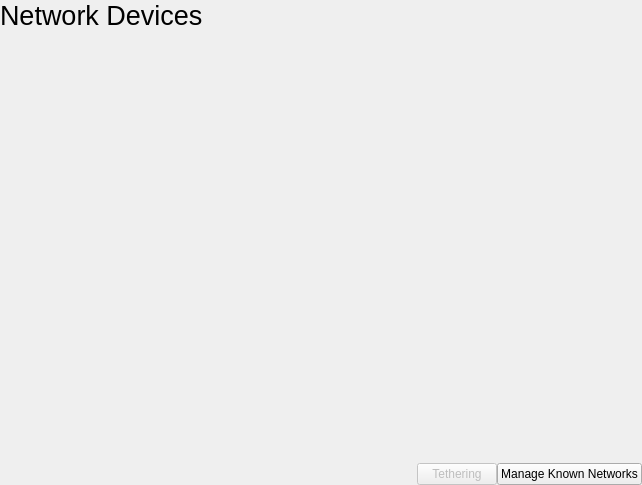
<?xml version="1.0" encoding="UTF-8"?>
<ui version="4.0">
 <class>NetworkWidget</class>
 <widget class="QWidget" name="NetworkWidget">
  <property name="geometry">
   <rect>
    <x>0</x>
    <y>0</y>
    <width>642</width>
    <height>485</height>
   </rect>
  </property>
  <property name="windowTitle">
   <string notr="true">Form</string>
  </property>
  <layout class="QVBoxLayout" name="verticalLayout">
   <property name="leftMargin">
    <number>0</number>
   </property>
   <property name="topMargin">
    <number>0</number>
   </property>
   <property name="rightMargin">
    <number>0</number>
   </property>
   <property name="bottomMargin">
    <number>0</number>
   </property>
   <item>
    <widget class="AnimatedStackedWidget" name="stackedWidget">
     <property name="currentIndex">
      <number>0</number>
     </property>
     <widget class="QWidget" name="devices">
      <property name="autoFillBackground">
       <bool>true</bool>
      </property>
      <layout class="QVBoxLayout" name="verticalLayout_2">
       <property name="leftMargin">
        <number>0</number>
       </property>
       <property name="topMargin">
        <number>0</number>
       </property>
       <property name="rightMargin">
        <number>0</number>
       </property>
       <property name="bottomMargin">
        <number>0</number>
       </property>
       <item>
        <widget class="QLabel" name="label_9">
         <property name="font">
          <font>
           <pointsize>20</pointsize>
          </font>
         </property>
         <property name="text">
          <string>Network Devices</string>
         </property>
        </widget>
       </item>
       <item>
        <widget class="QScrollArea" name="devicesScroll">
         <property name="frameShape">
          <enum>QFrame::NoFrame</enum>
         </property>
         <property name="widgetResizable">
          <bool>true</bool>
         </property>
         <widget class="QWidget" name="devicesList">
          <property name="geometry">
           <rect>
            <x>0</x>
            <y>0</y>
            <width>642</width>
            <height>413</height>
           </rect>
          </property>
          <layout class="QVBoxLayout" name="verticalLayout_3">
           <property name="leftMargin">
            <number>0</number>
           </property>
           <property name="topMargin">
            <number>0</number>
           </property>
           <property name="rightMargin">
            <number>0</number>
           </property>
           <property name="bottomMargin">
            <number>0</number>
           </property>
          </layout>
         </widget>
        </widget>
       </item>
       <item>
        <layout class="QHBoxLayout" name="horizontalLayout_5">
         <property name="spacing">
          <number>0</number>
         </property>
         <item>
          <spacer name="horizontalSpacer_5">
           <property name="orientation">
            <enum>Qt::Horizontal</enum>
           </property>
           <property name="sizeHint" stdset="0">
            <size>
             <width>40</width>
             <height>20</height>
            </size>
           </property>
          </spacer>
         </item>
         <item>
          <widget class="QPushButton" name="tetheringButton">
           <property name="enabled">
            <bool>false</bool>
           </property>
           <property name="text">
            <string>Tethering</string>
           </property>
           <property name="icon">
            <iconset theme="network-wireless-tethered">
             <normaloff>.</normaloff>.</iconset>
           </property>
          </widget>
         </item>
         <item>
          <widget class="QPushButton" name="knownNetworksButton">
           <property name="text">
            <string>Manage Known Networks</string>
           </property>
           <property name="icon">
            <iconset theme="network-wireless">
             <normaloff>.</normaloff>.</iconset>
           </property>
          </widget>
         </item>
        </layout>
       </item>
      </layout>
     </widget>
     <widget class="QWidget" name="page_7">
      <property name="autoFillBackground">
       <bool>true</bool>
      </property>
      <layout class="QVBoxLayout" name="verticalLayout_9">
       <property name="leftMargin">
        <number>0</number>
       </property>
       <property name="topMargin">
        <number>0</number>
       </property>
       <property name="rightMargin">
        <number>0</number>
       </property>
       <property name="bottomMargin">
        <number>0</number>
       </property>
       <item>
        <widget class="QLabel" name="label_18">
         <property name="font">
          <font>
           <pointsize>20</pointsize>
          </font>
         </property>
         <property name="text">
          <string>Known Networks</string>
         </property>
        </widget>
       </item>
       <item>
        <widget class="QListView" name="KnownNetworksList">
         <property name="frameShape">
          <enum>QFrame::NoFrame</enum>
         </property>
        </widget>
       </item>
       <item>
        <layout class="QHBoxLayout" name="horizontalLayout_6">
         <property name="spacing">
          <number>0</number>
         </property>
         <item>
          <widget class="QPushButton" name="knownNetworksBackButton">
           <property name="text">
            <string>Back</string>
           </property>
           <property name="icon">
            <iconset theme="go-previous">
             <normaloff>.</normaloff>.</iconset>
           </property>
          </widget>
         </item>
         <item>
          <spacer name="horizontalSpacer_6">
           <property name="orientation">
            <enum>Qt::Horizontal</enum>
           </property>
           <property name="sizeHint" stdset="0">
            <size>
             <width>40</width>
             <height>20</height>
            </size>
           </property>
          </spacer>
         </item>
         <item>
          <widget class="QPushButton" name="knownNetworksDeleteButton">
           <property name="enabled">
            <bool>false</bool>
           </property>
           <property name="text">
            <string>Forget</string>
           </property>
           <property name="icon">
            <iconset theme="edit-delete">
             <normaloff>.</normaloff>.</iconset>
           </property>
          </widget>
         </item>
         <item>
          <widget class="QPushButton" name="knownNetworksEditButton">
           <property name="enabled">
            <bool>false</bool>
           </property>
           <property name="text">
            <string>Edit</string>
           </property>
           <property name="icon">
            <iconset theme="edit-rename">
             <normaloff>.</normaloff>.</iconset>
           </property>
          </widget>
         </item>
        </layout>
       </item>
      </layout>
     </widget>
     <widget class="QWidget" name="networks">
      <property name="autoFillBackground">
       <bool>true</bool>
      </property>
      <layout class="QVBoxLayout" name="verticalLayout_4">
       <property name="leftMargin">
        <number>0</number>
       </property>
       <property name="topMargin">
        <number>0</number>
       </property>
       <property name="rightMargin">
        <number>0</number>
       </property>
       <property name="bottomMargin">
        <number>0</number>
       </property>
       <item>
        <widget class="QLabel" name="label_10">
         <property name="font">
          <font>
           <pointsize>20</pointsize>
          </font>
         </property>
         <property name="text">
          <string>Available Networks</string>
         </property>
        </widget>
       </item>
       <item>
        <widget class="QListView" name="AvailableNetworksList">
         <property name="frameShape">
          <enum>QFrame::NoFrame</enum>
         </property>
        </widget>
       </item>
       <item>
        <layout class="QHBoxLayout" name="horizontalLayout">
         <item>
          <widget class="QPushButton" name="networksBackButton">
           <property name="text">
            <string>Back</string>
           </property>
           <property name="icon">
            <iconset theme="go-previous">
             <normaloff>.</normaloff>.</iconset>
           </property>
          </widget>
         </item>
         <item>
          <spacer name="horizontalSpacer">
           <property name="orientation">
            <enum>Qt::Horizontal</enum>
           </property>
           <property name="sizeHint" stdset="0">
            <size>
             <width>40</width>
             <height>20</height>
            </size>
           </property>
          </spacer>
         </item>
         <item>
          <widget class="QPushButton" name="networksManualButton">
           <property name="text">
            <string>Enter Details Manually</string>
           </property>
           <property name="icon">
            <iconset theme="edit-rename">
             <normaloff>.</normaloff>.</iconset>
           </property>
          </widget>
         </item>
        </layout>
       </item>
      </layout>
     </widget>
     <widget class="QWidget" name="securityPage">
      <property name="autoFillBackground">
       <bool>true</bool>
      </property>
      <layout class="QVBoxLayout" name="verticalLayout_5">
       <property name="leftMargin">
        <number>0</number>
       </property>
       <property name="topMargin">
        <number>0</number>
       </property>
       <property name="rightMargin">
        <number>0</number>
       </property>
       <property name="bottomMargin">
        <number>0</number>
       </property>
       <item>
        <widget class="QLabel" name="label_11">
         <property name="font">
          <font>
           <pointsize>20</pointsize>
          </font>
         </property>
         <property name="text">
          <string>Security</string>
         </property>
        </widget>
       </item>
       <item>
        <widget class="QLabel" name="securityDescriptionLabel">
         <property name="text">
          <string notr="true">To connect to this network, you'll need to provide a key.</string>
         </property>
        </widget>
       </item>
       <item>
        <widget class="QLineEdit" name="SecuritySsidEdit">
         <property name="placeholderText">
          <string>SSID</string>
         </property>
        </widget>
       </item>
       <item>
        <widget class="QComboBox" name="SecurityType">
         <item>
          <property name="text">
           <string>None</string>
          </property>
         </item>
         <item>
          <property name="text">
           <string>Static WEP</string>
          </property>
         </item>
         <item>
          <property name="text">
           <string>Dynamic WEP</string>
          </property>
         </item>
         <item>
          <property name="text">
           <string>WPA/WPA2 PSK</string>
          </property>
         </item>
         <item>
          <property name="text">
           <string>WPA/WPA2 Enterprise</string>
          </property>
         </item>
        </widget>
       </item>
       <item>
        <widget class="QStackedWidget" name="SecurityKeysStack">
         <property name="sizePolicy">
          <sizepolicy hsizetype="Preferred" vsizetype="Maximum">
           <horstretch>0</horstretch>
           <verstretch>0</verstretch>
          </sizepolicy>
         </property>
         <property name="currentIndex">
          <number>0</number>
         </property>
         <widget class="QWidget" name="page">
          <layout class="QVBoxLayout" name="verticalLayout_7">
           <property name="leftMargin">
            <number>0</number>
           </property>
           <property name="topMargin">
            <number>0</number>
           </property>
           <property name="rightMargin">
            <number>0</number>
           </property>
           <property name="bottomMargin">
            <number>0</number>
           </property>
          </layout>
         </widget>
         <widget class="QWidget" name="page_2">
          <layout class="QVBoxLayout" name="verticalLayout_8">
           <property name="leftMargin">
            <number>0</number>
           </property>
           <property name="topMargin">
            <number>0</number>
           </property>
           <property name="rightMargin">
            <number>0</number>
           </property>
           <property name="bottomMargin">
            <number>0</number>
           </property>
           <item>
            <widget class="QLineEdit" name="securityKey">
             <property name="inputMask">
              <string/>
             </property>
             <property name="echoMode">
              <enum>QLineEdit::Password</enum>
             </property>
             <property name="placeholderText">
              <string>Security Key</string>
             </property>
            </widget>
           </item>
           <item>
            <spacer name="verticalSpacer_2">
             <property name="orientation">
              <enum>Qt::Vertical</enum>
             </property>
             <property name="sizeHint" stdset="0">
              <size>
               <width>20</width>
               <height>40</height>
              </size>
             </property>
            </spacer>
           </item>
          </layout>
         </widget>
         <widget class="QWidget" name="page_3">
          <layout class="QGridLayout" name="gridLayout">
           <property name="leftMargin">
            <number>0</number>
           </property>
           <property name="topMargin">
            <number>0</number>
           </property>
           <property name="rightMargin">
            <number>0</number>
           </property>
           <property name="bottomMargin">
            <number>0</number>
           </property>
           <item row="0" column="1">
            <widget class="QComboBox" name="EnterpriseAuthMethod">
             <property name="sizePolicy">
              <sizepolicy hsizetype="Expanding" vsizetype="Fixed">
               <horstretch>0</horstretch>
               <verstretch>0</verstretch>
              </sizepolicy>
             </property>
             <item>
              <property name="text">
               <string>TLS</string>
              </property>
             </item>
             <item>
              <property name="text">
               <string>LEAP</string>
              </property>
             </item>
             <item>
              <property name="text">
               <string>FAST</string>
              </property>
             </item>
             <item>
              <property name="text">
               <string>TTLS</string>
              </property>
             </item>
             <item>
              <property name="text">
               <string>PEAP</string>
              </property>
             </item>
            </widget>
           </item>
           <item row="0" column="0">
            <widget class="QLabel" name="label_2">
             <property name="text">
              <string>EAP Method</string>
             </property>
            </widget>
           </item>
           <item row="1" column="0" colspan="2">
            <widget class="QStackedWidget" name="WpaEnterpriseAuthDetails">
             <property name="currentIndex">
              <number>0</number>
             </property>
             <widget class="QWidget" name="page_4">
              <layout class="QGridLayout" name="gridLayout_2">
               <property name="leftMargin">
                <number>0</number>
               </property>
               <property name="topMargin">
                <number>0</number>
               </property>
               <property name="rightMargin">
                <number>0</number>
               </property>
               <property name="bottomMargin">
                <number>0</number>
               </property>
               <item row="2" column="1">
                <widget class="QLineEdit" name="EnterpriseTLSCACertificate"/>
               </item>
               <item row="5" column="0">
                <widget class="QLabel" name="label_7">
                 <property name="text">
                  <string>Servers</string>
                 </property>
                </widget>
               </item>
               <item row="6" column="0">
                <widget class="QLabel" name="label_8">
                 <property name="text">
                  <string>Private Key</string>
                 </property>
                </widget>
               </item>
               <item row="2" column="0">
                <widget class="QLabel" name="label_4">
                 <property name="text">
                  <string>CA Certificate</string>
                 </property>
                </widget>
               </item>
               <item row="1" column="0">
                <widget class="QLabel" name="label_3">
                 <property name="text">
                  <string>User Certificate</string>
                 </property>
                </widget>
               </item>
               <item row="3" column="0">
                <widget class="QLabel" name="label_5">
                 <property name="text">
                  <string>Subject Match</string>
                 </property>
                </widget>
               </item>
               <item row="0" column="0">
                <widget class="QLabel" name="label">
                 <property name="text">
                  <string>Identity</string>
                 </property>
                </widget>
               </item>
               <item row="4" column="0">
                <widget class="QLabel" name="label_6">
                 <property name="text">
                  <string>Alternative Subject Matches</string>
                 </property>
                </widget>
               </item>
               <item row="7" column="0">
                <widget class="QLabel" name="label_13">
                 <property name="text">
                  <string>Private Key Password</string>
                 </property>
                </widget>
               </item>
               <item row="2" column="2">
                <widget class="QPushButton" name="EnterpriseTLSCACertificateSelect">
                 <property name="text">
                  <string>Select</string>
                 </property>
                </widget>
               </item>
               <item row="0" column="1" colspan="2">
                <widget class="QLineEdit" name="EnterpriseTLSIdentity"/>
               </item>
               <item row="3" column="1" colspan="2">
                <widget class="QLineEdit" name="EnterpriseTLSSubjectMatch"/>
               </item>
               <item row="4" column="1" colspan="2">
                <widget class="QLineEdit" name="EnterpriseTLSAlternateSubjectMatch"/>
               </item>
               <item row="5" column="1" colspan="2">
                <widget class="QLineEdit" name="EnterpriseTLSServers"/>
               </item>
               <item row="6" column="1" colspan="2">
                <widget class="QLineEdit" name="EnterpriseTLSPrivateKey"/>
               </item>
               <item row="7" column="1" colspan="2">
                <widget class="QLineEdit" name="EnterpriseTLSPrivateKeyPassword">
                 <property name="echoMode">
                  <enum>QLineEdit::Password</enum>
                 </property>
                </widget>
               </item>
               <item row="1" column="1">
                <widget class="QLineEdit" name="EnterpriseTLSUserCertificate"/>
               </item>
               <item row="1" column="2">
                <widget class="QPushButton" name="EnterpriseTLSUserCertificateSelect">
                 <property name="text">
                  <string>Select</string>
                 </property>
                </widget>
               </item>
              </layout>
             </widget>
             <widget class="QWidget" name="page_5">
              <layout class="QGridLayout" name="gridLayout_3">
               <property name="leftMargin">
                <number>0</number>
               </property>
               <property name="topMargin">
                <number>0</number>
               </property>
               <property name="rightMargin">
                <number>0</number>
               </property>
               <property name="bottomMargin">
                <number>0</number>
               </property>
               <item row="2" column="0">
                <spacer name="verticalSpacer_3">
                 <property name="orientation">
                  <enum>Qt::Vertical</enum>
                 </property>
                 <property name="sizeHint" stdset="0">
                  <size>
                   <width>20</width>
                   <height>40</height>
                  </size>
                 </property>
                </spacer>
               </item>
               <item row="0" column="0">
                <widget class="QLabel" name="label_14">
                 <property name="text">
                  <string>Username</string>
                 </property>
                </widget>
               </item>
               <item row="1" column="0">
                <widget class="QLabel" name="label_15">
                 <property name="text">
                  <string>Password</string>
                 </property>
                </widget>
               </item>
               <item row="0" column="1">
                <widget class="QLineEdit" name="EnterpriseLEAPUsername"/>
               </item>
               <item row="1" column="1">
                <widget class="QLineEdit" name="EnterpriseLEAPPassword">
                 <property name="echoMode">
                  <enum>QLineEdit::Password</enum>
                 </property>
                </widget>
               </item>
              </layout>
             </widget>
             <widget class="QWidget" name="page_6">
              <layout class="QGridLayout" name="gridLayout_5">
               <property name="leftMargin">
                <number>0</number>
               </property>
               <property name="topMargin">
                <number>0</number>
               </property>
               <property name="rightMargin">
                <number>0</number>
               </property>
               <property name="bottomMargin">
                <number>0</number>
               </property>
               <item row="4" column="0">
                <widget class="QLabel" name="label_25">
                 <property name="text">
                  <string>Username</string>
                 </property>
                </widget>
               </item>
               <item row="3" column="0">
                <widget class="QLabel" name="label_24">
                 <property name="text">
                  <string>Phase 2 Authentication</string>
                 </property>
                </widget>
               </item>
               <item row="5" column="0">
                <widget class="QLabel" name="label_26">
                 <property name="text">
                  <string>Password</string>
                 </property>
                </widget>
               </item>
               <item row="0" column="0">
                <widget class="QLabel" name="label_22">
                 <property name="text">
                  <string>Anonymous Identity</string>
                 </property>
                </widget>
               </item>
               <item row="2" column="0">
                <widget class="QLabel" name="label_23">
                 <property name="text">
                  <string>PAC file</string>
                 </property>
                </widget>
               </item>
               <item row="6" column="0">
                <spacer name="verticalSpacer_5">
                 <property name="orientation">
                  <enum>Qt::Vertical</enum>
                 </property>
                 <property name="sizeHint" stdset="0">
                  <size>
                   <width>20</width>
                   <height>40</height>
                  </size>
                 </property>
                </spacer>
               </item>
               <item row="0" column="1">
                <widget class="QLineEdit" name="EnterpriseFASTAnonymousIdentity"/>
               </item>
               <item row="1" column="1">
                <widget class="QFrame" name="frame">
                 <property name="frameShape">
                  <enum>QFrame::NoFrame</enum>
                 </property>
                 <property name="frameShadow">
                  <enum>QFrame::Raised</enum>
                 </property>
                 <layout class="QHBoxLayout" name="horizontalLayout_7">
                  <property name="leftMargin">
                   <number>0</number>
                  </property>
                  <property name="topMargin">
                   <number>0</number>
                  </property>
                  <property name="rightMargin">
                   <number>0</number>
                  </property>
                  <property name="bottomMargin">
                   <number>0</number>
                  </property>
                  <item>
                   <widget class="QCheckBox" name="EnterpriseFASTPacProvisioningAnonymous">
                    <property name="text">
                     <string>Anonymous</string>
                    </property>
                   </widget>
                  </item>
                  <item>
                   <widget class="QCheckBox" name="EnterpriseFASTPacProvisioningAuthenticated">
                    <property name="text">
                     <string>Authenticated</string>
                    </property>
                   </widget>
                  </item>
                  <item>
                   <spacer name="horizontalSpacer_7">
                    <property name="orientation">
                     <enum>Qt::Horizontal</enum>
                    </property>
                    <property name="sizeHint" stdset="0">
                     <size>
                      <width>40</width>
                      <height>20</height>
                     </size>
                    </property>
                   </spacer>
                  </item>
                 </layout>
                </widget>
               </item>
               <item row="1" column="0">
                <widget class="QLabel" name="label_27">
                 <property name="text">
                  <string>Automatic PAC Provisioning</string>
                 </property>
                </widget>
               </item>
               <item row="2" column="1">
                <widget class="QLineEdit" name="EnterpriseFASTPacFile"/>
               </item>
               <item row="3" column="1">
                <widget class="QComboBox" name="EnterpriseFASTPhase2Auth">
                 <item>
                  <property name="text">
                   <string>GTC</string>
                  </property>
                 </item>
                 <item>
                  <property name="text">
                   <string>MSCHAPv2</string>
                  </property>
                 </item>
                </widget>
               </item>
               <item row="4" column="1">
                <widget class="QLineEdit" name="EnterpriseFASTUsername"/>
               </item>
               <item row="5" column="1">
                <widget class="QLineEdit" name="EnterpriseFASTPassword">
                 <property name="echoMode">
                  <enum>QLineEdit::Password</enum>
                 </property>
                </widget>
               </item>
              </layout>
             </widget>
             <widget class="QWidget" name="page_8">
              <layout class="QGridLayout" name="gridLayout_4">
               <property name="leftMargin">
                <number>0</number>
               </property>
               <property name="topMargin">
                <number>0</number>
               </property>
               <property name="rightMargin">
                <number>0</number>
               </property>
               <property name="bottomMargin">
                <number>0</number>
               </property>
               <item row="6" column="0">
                <spacer name="verticalSpacer_4">
                 <property name="orientation">
                  <enum>Qt::Vertical</enum>
                 </property>
                 <property name="sizeHint" stdset="0">
                  <size>
                   <width>20</width>
                   <height>40</height>
                  </size>
                 </property>
                </spacer>
               </item>
               <item row="4" column="0">
                <widget class="QLabel" name="label_20">
                 <property name="text">
                  <string>Username</string>
                 </property>
                </widget>
               </item>
               <item row="2" column="0">
                <widget class="QLabel" name="peapVersionLabel">
                 <property name="text">
                  <string>PEAP version</string>
                 </property>
                </widget>
               </item>
               <item row="1" column="0">
                <widget class="QLabel" name="label_17">
                 <property name="text">
                  <string>CA Certificate</string>
                 </property>
                </widget>
               </item>
               <item row="5" column="0">
                <widget class="QLabel" name="label_21">
                 <property name="text">
                  <string>Password</string>
                 </property>
                </widget>
               </item>
               <item row="3" column="0">
                <widget class="QLabel" name="label_19">
                 <property name="text">
                  <string>Phase 2 Authentication</string>
                 </property>
                </widget>
               </item>
               <item row="1" column="1">
                <widget class="QLineEdit" name="EnterprisePEAPCaCertificate"/>
               </item>
               <item row="0" column="0">
                <widget class="QLabel" name="label_16">
                 <property name="text">
                  <string>Anonymous Identity</string>
                 </property>
                </widget>
               </item>
               <item row="1" column="2">
                <widget class="QPushButton" name="EnterprisePEAPCaCertificateSelect">
                 <property name="text">
                  <string>Select</string>
                 </property>
                </widget>
               </item>
               <item row="0" column="1" colspan="2">
                <widget class="QLineEdit" name="EnterprisePEAPAnonymousIdentity"/>
               </item>
               <item row="3" column="1" colspan="2">
                <widget class="QComboBox" name="EnterprisePEAPPhase2Auth">
                 <item>
                  <property name="text">
                   <string>MSCHAPv2</string>
                  </property>
                 </item>
                 <item>
                  <property name="text">
                   <string>MD5</string>
                  </property>
                 </item>
                 <item>
                  <property name="text">
                   <string>GTC</string>
                  </property>
                 </item>
                </widget>
               </item>
               <item row="4" column="1" colspan="2">
                <widget class="QLineEdit" name="EnterprisePEAPUsername"/>
               </item>
               <item row="5" column="1" colspan="2">
                <widget class="QLineEdit" name="EnterprisePEAPPassword">
                 <property name="echoMode">
                  <enum>QLineEdit::Password</enum>
                 </property>
                </widget>
               </item>
               <item row="2" column="1" colspan="2">
                <widget class="QFrame" name="peapVersionButtons">
                 <layout class="QHBoxLayout" name="horizontalLayout_4">
                  <property name="leftMargin">
                   <number>0</number>
                  </property>
                  <property name="topMargin">
                   <number>0</number>
                  </property>
                  <property name="rightMargin">
                   <number>0</number>
                  </property>
                  <property name="bottomMargin">
                   <number>0</number>
                  </property>
                  <item>
                   <widget class="QRadioButton" name="EnterprisePEAPAuto">
                    <property name="text">
                     <string>Auto&amp;matic</string>
                    </property>
                    <property name="checked">
                     <bool>true</bool>
                    </property>
                   </widget>
                  </item>
                  <item>
                   <widget class="QRadioButton" name="EnterprisePEAPVer0">
                    <property name="text">
                     <string>Version &amp;0</string>
                    </property>
                   </widget>
                  </item>
                  <item>
                   <widget class="QRadioButton" name="EnterprisePEAPVer1">
                    <property name="text">
                     <string>Version &amp;1</string>
                    </property>
                   </widget>
                  </item>
                  <item>
                   <spacer name="horizontalSpacer_4">
                    <property name="orientation">
                     <enum>Qt::Horizontal</enum>
                    </property>
                    <property name="sizeHint" stdset="0">
                     <size>
                      <width>40</width>
                      <height>20</height>
                     </size>
                    </property>
                   </spacer>
                  </item>
                 </layout>
                </widget>
               </item>
              </layout>
             </widget>
            </widget>
           </item>
          </layout>
         </widget>
        </widget>
       </item>
       <item>
        <spacer name="verticalSpacer">
         <property name="orientation">
          <enum>Qt::Vertical</enum>
         </property>
         <property name="sizeHint" stdset="0">
          <size>
           <width>20</width>
           <height>40</height>
          </size>
         </property>
        </spacer>
       </item>
       <item>
        <layout class="QHBoxLayout" name="horizontalLayout_2">
         <item>
          <widget class="QPushButton" name="SecurityBackButton">
           <property name="text">
            <string>Back</string>
           </property>
           <property name="icon">
            <iconset theme="go-previous">
             <normaloff>.</normaloff>.</iconset>
           </property>
          </widget>
         </item>
         <item>
          <spacer name="horizontalSpacer_2">
           <property name="orientation">
            <enum>Qt::Horizontal</enum>
           </property>
           <property name="sizeHint" stdset="0">
            <size>
             <width>40</width>
             <height>20</height>
            </size>
           </property>
          </spacer>
         </item>
         <item>
          <widget class="QPushButton" name="SecurityConnectButton">
           <property name="text">
            <string>Connect</string>
           </property>
           <property name="icon">
            <iconset theme="network-connect">
             <normaloff>.</normaloff>.</iconset>
           </property>
          </widget>
         </item>
        </layout>
       </item>
      </layout>
     </widget>
     <widget class="QWidget" name="information">
      <property name="autoFillBackground">
       <bool>true</bool>
      </property>
      <layout class="QVBoxLayout" name="verticalLayout_6">
       <property name="leftMargin">
        <number>0</number>
       </property>
       <property name="topMargin">
        <number>0</number>
       </property>
       <property name="rightMargin">
        <number>0</number>
       </property>
       <property name="bottomMargin">
        <number>0</number>
       </property>
       <item>
        <widget class="QLabel" name="label_12">
         <property name="font">
          <font>
           <pointsize>20</pointsize>
          </font>
         </property>
         <property name="text">
          <string>Information</string>
         </property>
        </widget>
       </item>
       <item>
        <widget class="QTreeWidget" name="InformationTable">
         <property name="columnCount">
          <number>2</number>
         </property>
         <attribute name="headerDefaultSectionSize">
          <number>300</number>
         </attribute>
         <column>
          <property name="text">
           <string>Property</string>
          </property>
         </column>
         <column>
          <property name="text">
           <string>Value</string>
          </property>
         </column>
        </widget>
       </item>
       <item>
        <layout class="QHBoxLayout" name="horizontalLayout_3">
         <item>
          <widget class="QPushButton" name="InformationBackButton">
           <property name="text">
            <string>Back</string>
           </property>
           <property name="icon">
            <iconset theme="go-previous">
             <normaloff>.</normaloff>.</iconset>
           </property>
          </widget>
         </item>
         <item>
          <spacer name="horizontalSpacer_3">
           <property name="orientation">
            <enum>Qt::Horizontal</enum>
           </property>
           <property name="sizeHint" stdset="0">
            <size>
             <width>40</width>
             <height>20</height>
            </size>
           </property>
          </spacer>
         </item>
        </layout>
       </item>
      </layout>
     </widget>
     <widget class="QWidget" name="page_9">
      <property name="autoFillBackground">
       <bool>true</bool>
      </property>
      <layout class="QVBoxLayout" name="verticalLayout_10">
       <property name="leftMargin">
        <number>0</number>
       </property>
       <property name="topMargin">
        <number>0</number>
       </property>
       <property name="rightMargin">
        <number>0</number>
       </property>
       <property name="bottomMargin">
        <number>0</number>
       </property>
       <item>
        <widget class="QLabel" name="label_28">
         <property name="font">
          <font>
           <pointsize>20</pointsize>
          </font>
         </property>
         <property name="text">
          <string>Tethering</string>
         </property>
        </widget>
       </item>
       <item>
        <widget class="QLabel" name="label_29">
         <property name="text">
          <string>Enabling Tethering allows your internet connection to be shared from a wired connection. You won't be able to use Wi-Fi while Tethering is active.</string>
         </property>
         <property name="wordWrap">
          <bool>true</bool>
         </property>
        </widget>
       </item>
       <item>
        <layout class="QGridLayout" name="gridLayout_6">
         <item row="0" column="0">
          <widget class="QLabel" name="label_30">
           <property name="text">
            <string>SSID</string>
           </property>
          </widget>
         </item>
         <item row="2" column="0">
          <widget class="QLabel" name="label_32">
           <property name="text">
            <string>Key</string>
           </property>
          </widget>
         </item>
         <item row="1" column="0">
          <widget class="QLabel" name="label_31">
           <property name="text">
            <string>Security</string>
           </property>
          </widget>
         </item>
         <item row="0" column="1">
          <widget class="QLineEdit" name="tetheringSSID"/>
         </item>
         <item row="1" column="1">
          <widget class="QComboBox" name="tetheringSecurity">
           <item>
            <property name="text">
             <string>None</string>
            </property>
           </item>
           <item>
            <property name="text">
             <string>WPA2 PSK</string>
            </property>
           </item>
          </widget>
         </item>
         <item row="2" column="1">
          <widget class="QLineEdit" name="tetheringKey"/>
         </item>
        </layout>
       </item>
       <item>
        <spacer name="verticalSpacer_6">
         <property name="orientation">
          <enum>Qt::Vertical</enum>
         </property>
         <property name="sizeHint" stdset="0">
          <size>
           <width>20</width>
           <height>40</height>
          </size>
         </property>
        </spacer>
       </item>
       <item>
        <layout class="QHBoxLayout" name="horizontalLayout_8">
         <item>
          <widget class="QPushButton" name="tetheringBackButton">
           <property name="text">
            <string>Back</string>
           </property>
           <property name="icon">
            <iconset theme="go-previous">
             <normaloff>.</normaloff>.</iconset>
           </property>
          </widget>
         </item>
         <item>
          <spacer name="horizontalSpacer_8">
           <property name="orientation">
            <enum>Qt::Horizontal</enum>
           </property>
           <property name="sizeHint" stdset="0">
            <size>
             <width>40</width>
             <height>20</height>
            </size>
           </property>
          </spacer>
         </item>
         <item>
          <widget class="QPushButton" name="tetheringEnableTetheringButton">
           <property name="text">
            <string>Enable Tethering</string>
           </property>
           <property name="icon">
            <iconset theme="network-wireless-tethered">
             <normaloff>.</normaloff>.</iconset>
           </property>
          </widget>
         </item>
        </layout>
       </item>
      </layout>
     </widget>
    </widget>
   </item>
  </layout>
 </widget>
 <customwidgets>
  <customwidget>
   <class>AnimatedStackedWidget</class>
   <extends>QStackedWidget</extends>
   <header>animatedstackedwidget.h</header>
   <container>1</container>
  </customwidget>
 </customwidgets>
 <resources/>
 <connections>
  <connection>
   <sender>InformationBackButton</sender>
   <signal>clicked()</signal>
   <receiver>networksBackButton</receiver>
   <slot>click()</slot>
   <hints>
    <hint type="sourcelabel">
     <x>49</x>
     <y>396</y>
    </hint>
    <hint type="destinationlabel">
     <x>40</x>
     <y>405</y>
    </hint>
   </hints>
  </connection>
 </connections>
</ui>
